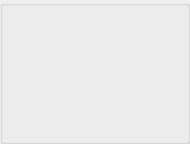
       <widget class="QGroupBox" name="groupBox4">
        <property name="minimumSize">
         <size>
          <width>190</width>
          <height>144</height>
         </size>
        </property>
        <property name="maximumSize">
         <size>
          <width>190</width>
          <height>142</height>
         </size>
        </property>
        <property name="title">
         <string/>
        </property>
        <widget class="MyAvatarLabel" name="label_Avatar4">
         <property name="geometry">
          <rect>
           <x>13</x>
           <y>13</y>
           <width>30</width>
           <height>30</height>
          </rect>
         </property>
         <property name="minimumSize">
          <size>
           <width>30</width>
           <height>30</height>
          </size>
         </property>
         <property name="maximumSize">
          <size>
           <width>30</width>
           <height>30</height>
          </size>
         </property>
         <property name="scaledContents">
          <bool>true</bool>
         </property>
        </widget>
        <widget class="MyNameLabel" name="label_PlayerName4">
         <property name="geometry">
          <rect>
           <x>70</x>
           <y>11</y>
           <width>104</width>
           <height>14</height>
          </rect>
         </property>
         <property name="minimumSize">
          <size>
           <width>0</width>
           <height>14</height>
          </size>
         </property>
         <property name="maximumSize">
          <size>
           <width>16777215</width>
           <height>14</height>
          </size>
         </property>
         <property name="autoFillBackground">
          <bool>false</bool>
         </property>
         <property name="alignment">
          <set>Qt::AlignLeading|Qt::AlignLeft|Qt::AlignTop</set>
         </property>
         <property name="openExternalLinks">
          <bool>true</bool>
         </property>
        </widget>
        <widget class="MySetLabel" name="textLabel_Set4">
         <property name="geometry">
          <rect>
           <x>70</x>
           <y>119</y>
           <width>104</width>
           <height>14</height>
          </rect>
         </property>
         <property name="minimumSize">
          <size>
           <width>0</width>
           <height>14</height>
          </size>
         </property>
         <property name="maximumSize">
          <size>
           <width>16777215</width>
           <height>14</height>
          </size>
         </property>
         <property name="alignment">
          <set>Qt::AlignBottom|Qt::AlignHCenter</set>
         </property>
        </widget>
        <widget class="MyCashLabel" name="textLabel_Cash4">
         <property name="geometry">
          <rect>
           <x>70</x>
           <y>25</y>
           <width>104</width>
           <height>14</height>
          </rect>
         </property>
         <property name="minimumSize">
          <size>
           <width>35</width>
           <height>14</height>
          </size>
         </property>
         <property name="maximumSize">
          <size>
           <width>16777215</width>
           <height>14</height>
          </size>
         </property>
        </widget>
        <widget class="QLabel" name="textLabel_Button4">
         <property name="geometry">
          <rect>
           <x>18</x>
           <y>88</y>
           <width>40</width>
           <height>42</height>
          </rect>
         </property>
         <property name="minimumSize">
          <size>
           <width>40</width>
           <height>42</height>
          </size>
         </property>
         <property name="maximumSize">
          <size>
           <width>40</width>
           <height>42</height>
          </size>
         </property>
         <property name="text">
          <string/>
         </property>
         <property name="scaledContents">
          <bool>true</bool>
         </property>
        </widget>
        <widget class="MyCardsPixmapLabel" name="pixmapLabel_card4a">
         <property name="geometry">
          <rect>
           <x>86</x>
           <y>39</y>
           <width>48</width>
           <height>76</height>
          </rect>
         </property>
         <property name="scaledContents">
          <bool>true</bool>
         </property>
        </widget>
        <widget class="MyCardsPixmapLabel" name="pixmapLabel_card4b">
         <property name="geometry">
          <rect>
           <x>110</x>
           <y>39</y>
           <width>48</width>
           <height>76</height>
          </rect>
         </property>
         <property name="scaledContents">
          <bool>true</bool>
         </property>
        </widget>
        <widget class="MyStatusLabel" name="textLabel_Status4">
         <property name="geometry">
          <rect>
           <x>67</x>
           <y>56</y>
           <width>111</width>
           <height>40</height>
          </rect>
         </property>
         <property name="minimumSize">
          <size>
           <width>0</width>
           <height>20</height>
          </size>
         </property>
         <property name="text">
          <string/>
         </property>
         <property name="alignment">
          <set>Qt::AlignCenter</set>
         </property>
        </widget>
        <widget class="QLabel" name="label_playerTip4">
         <property name="geometry">
          <rect>
           <x>0</x>
           <y>10</y>
           <width>181</width>
           <height>141</height>
          </rect>
         </property>
         <property name="sizePolicy">
          <sizepolicy hsizetype="Expanding" vsizetype="Expanding">
           <horstretch>0</horstretch>
           <verstretch>0</verstretch>
          </sizepolicy>
         </property>
         <property name="minimumSize">
          <size>
           <width>181</width>
           <height>141</height>
          </size>
         </property>
         <property name="text">
          <string notr="true"/>
         </property>
        </widget>
       </widget>
